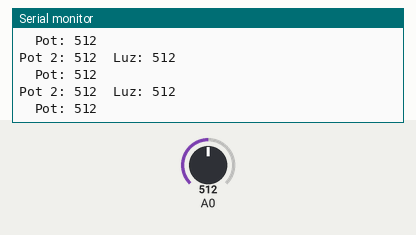
The sketch below on a simulated ESP8266 (NodeMCU). On the bench: the last lines printed to the serial monitor. Inputs (shaded band) come from the test bench; at power-on: A0 = 512.

Above: at 1.2 s.
1.3 s: A0 set to 716
At 1.9 s:
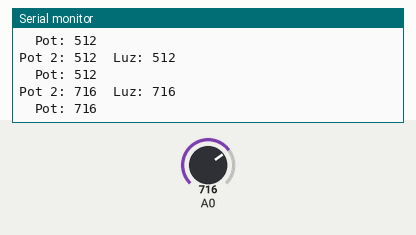
2.8 s: A0 set to 900
At 3.4 s:
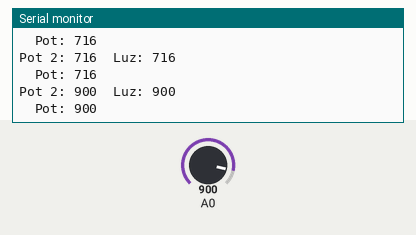
Timing chart, 0 to 5.8 s (numbered marks = the images above; inputs shaded):
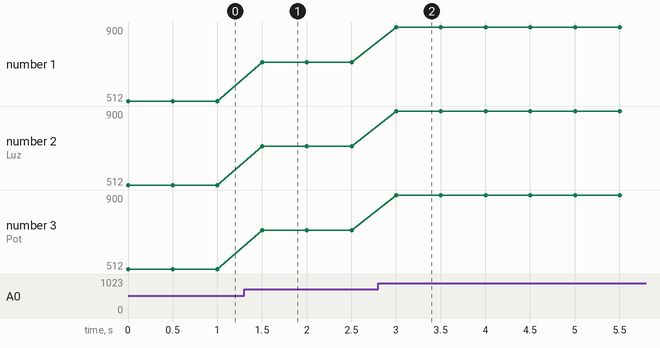

Measured:
- after the input at 1.3 s, the serial monitor: prints a new line after 0.20 s (image 1)
- after the input at 2.8 s, the serial monitor: prints a new line after 0.20 s (image 2)
- plotted number 1: 512 → 716 after the input at 1.3 s, 716 → 900 after the input at 2.8 s
- plotted number 2: 512 → 716 after the input at 1.3 s, 716 → 900 after the input at 2.8 s
- plotted number 3: 512 → 716 after the input at 1.3 s, 716 → 900 after the input at 2.8 s

The sketch:

Teste_multiplexador.ino
```cpp
#define POT_PIN 0 //POT_PIN está na porta 0 de um dos canais (X0 ou Y0)
#define POT_2_PIN 2 //POT_2_PIN está na porta 2 de um dos canais (X2 ou Y2)
#define LDR_PIN 3 //LDR_PIN está na porta 3 de um dos canais (X3 ou Y3)

const int pinos_selecao_canal[] = {D2, D1}; // vetor representa os pinos de seleção do canal no multiplexaador.

void iniciar_pinos() // Esta função coloca as portas digitais para controlar os pinos A e B do multiplexador.
{
  for(int i = 0; i < 2; i++)
  {
    pinMode(pinos_selecao_canal[i], OUTPUT);
  }
}

void ativa_porta_analog(int porta) // Esta função abre a porta do multiplexador que desejamos. E definimos as constantes no inicio do programa
{
  if(porta == POT_PIN) // De acordo com a tabela de portas do 74HC4052, a porta 0 (pot) é aberta com o pino A = 0 e o pino B = 0.
  {
      digitalWrite(pinos_selecao_canal[0], 0);
      digitalWrite(pinos_selecao_canal[1], 0);
  }
  else if(porta == POT_2_PIN) // De acordo com a tabela de portas do 74HC4052, a porta 2 (pot_2) é aberta com o pino A = 0 e o pino B = 1.
  {
      digitalWrite(pinos_selecao_canal[0], 0);
      digitalWrite(pinos_selecao_canal[1], 1);

  }
  else // De acordo com a tabela de portas do 74HC4052, a porta 3 (ldr) é aberta com o pino A = 1 e o pino B = 1.
  {
      digitalWrite(pinos_selecao_canal[0], 1);
      digitalWrite(pinos_selecao_canal[1], 1);
  }
}

void setup()
{
  Serial.begin(9600);
  iniciar_pinos();
}

void loop()
{
  ativa_porta_analog(POT_2_PIN); // Potenciometro 2
  int pot_2 = analogRead(A0);

  ativa_porta_analog(LDR_PIN); // LDR
  int luz = analogRead(A0);

  ativa_porta_analog(POT_PIN); // Potenciometro
  int pot = analogRead(A0);

  Serial.print("Pot 2: ");
  Serial.print(pot_2);
  Serial.print("\tLuz: ");
  Serial.println(luz);
  Serial.print("\tPot: ");
  Serial.println(pot);

  delay(500);
}
```
